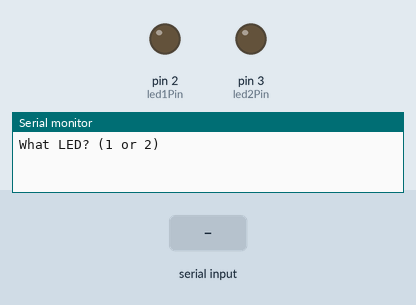
This sketch was run on a simulated Arduino Uno, built with avr-gcc and run on an emulated ATmega328P. Shown: output pins drawn as LEDs (lit = HIGH), the last lines printed to the serial monitor. Dashed ring = blinking. The test bench sets the inputs (shaded band).

Above: at 1.2 s.
1.3 s: "1\n" received over Serial
2.8 s: "90,45\n" received over Serial
At 3.21 s:
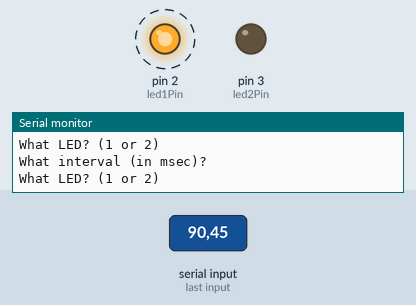
Timing chart, 0 to 11.8 s (numbered marks = the images above; inputs shaded):
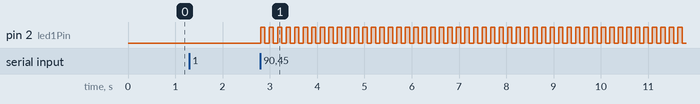

Measured:
- after the input at 2.8 s, pin 2 (led1Pin): alternates HIGH for 0.09 s and LOW for 0.09 s, starting at once

The sketch:

project1-AsyncLights.ino
```cpp
//Variable Set ups

//LED 1
const int led1Pin = 2;
unsigned long LED1Interval = 0;
unsigned long LED1PrevTime = 0;
bool LED1State = LOW;

//LED2
const int led2Pin = 3;
unsigned long LED2Interval = 0;
unsigned long LED2PrevTime = 0;
bool LED2State = LOW;

//Dealing with the input
String inputString = "";
bool inputComplete = false;

//Other variables
String question = "What LED? (1 or 2)"; //Print statement
int stage = 0;  // 0: Ask LED, 1: Ask interval
int selectedLED = 1;

void setup() {
  //Set up the pins
  pinMode(led1Pin, OUTPUT);
  pinMode(led2Pin, OUTPUT);

  digitalWrite(led1Pin, LOW);
  digitalWrite(led2Pin, LOW);

  Serial.begin(9600);
  Serial.println(question);
}

void loop() {
  handleSerialInput();
  blinkLEDs();
}

void blinkLEDs() {
  unsigned long currentMillis = millis();

  // LED1
  if (LED1Interval > 0 && currentMillis - LED1PrevTime >= LED1Interval) {
    LED1PrevTime = currentMillis;
    LED1State = !LED1State;
    digitalWrite(led1Pin, LED1State);
  }

  // LED2
  if (LED2Interval > 0 && currentMillis - LED2PrevTime >= LED2Interval) {
    LED2PrevTime = currentMillis;
    LED2State = !LED2State;
    digitalWrite(led2Pin, LED2State);
  }
}

void handleSerialInput() {
  while (Serial.available()) {
    char inChar = (char)Serial.read();

    //Deal with new lines and other spaces
    if (inChar == '\n' || inChar == '\r') {
      if (inputString.length() > 0) {
        processInput(inputString);
        inputString = "";
      }
    } else {
      inputString += inChar;
    }
  }
}

void processInput(String input) {
  input.trim();
  if (stage == 0) {
    int ledNum = input.toInt();
    if (ledNum == 1 || ledNum == 2) {
      selectedLED = ledNum;
      stage = 1;
      Serial.println("What interval (in msec)?");
    }
  } else if (stage == 1) {
    int interval = input.toInt();
    if (interval > 0) {

      //Changes the LED interval depending on the LED
      if (selectedLED == 1){
        LED1Interval = interval;
      }
      else if(selectedLED == 2){
        LED2Interval = interval;
      }

      //Prints out the question
      Serial.println(question);
      stage = 0;
    }
  }
}
```
